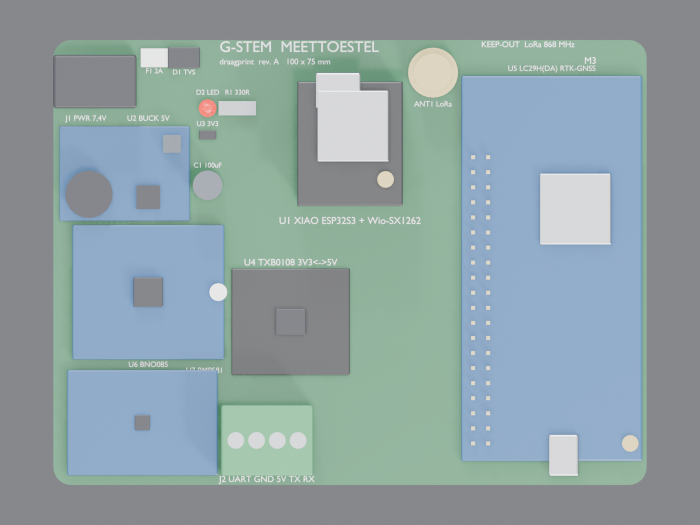
#> input picture documenten/blender/review/top.png, 1400 x 1050 px (shown at 1/2 size)
$ python build-controleblad.py
#> lines starting #> are read from the running program, lines starting #| are printed output that depends on the picture
# -*- coding: utf-8 -*-
"""
Stelt het controleblad samen voor de G-Stem Blender-mock-up.

Leest de review-renders en de gemeten maten (review_metingen.json) en maakt
een geannoteerd blad: bovenaanzicht met maatlijnen en een 10 mm-raster,
voor- en zijaanzicht, een overzicht, en een tabel met gemeten versus
datasheet-maten.

> Let op: de map `documenten/blender/` (met de review-renders) is op 2026-10-06
> verwijderd. Dit script is bewaard als naslag maar kan pas opnieuw draaien als
> die renders teruggehaald zijn uit git (commit 28e4fae).

Uitvoeren:  python documenten/scripts/build-controleblad.py
"""

import json
import os
from PIL import Image, ImageDraw, ImageFont

# Script staat in documenten/scripts/.
ROOT = os.path.dirname(os.path.dirname(os.path.abspath(__file__)))
REV = os.path.join(ROOT, "blender", "review")  # bron verwijderd; zie docstring
OUT = os.path.join(ROOT, "pcb", "review-mockup-controleblad.png")

DATE = "2026-10-06"
SHEET = (2400, 1700)
BG = (238, 236, 230)
INK = (28, 30, 34)
GREY = (120, 122, 126)
YEL = (255, 205, 60)
RED = (188, 42, 28)
GREEN = (24, 128, 62)

rep = json.load(open(os.path.join(REV, "review_metingen.json"),
                     encoding="utf-8"))
#> (reads documenten/blender/review/review_metingen.json from the repository)


def font(size, bold=False):
    cands = ([r"C:\Windows\Fonts\arialbd.ttf", r"C:\Windows\Fonts\segoeuib.ttf"]
             if bold else
             [r"C:\Windows\Fonts\arial.ttf", r"C:\Windows\Fonts\segoeui.ttf"])
    for c in cands:
        if os.path.exists(c):
            return ImageFont.truetype(c, size)
    try:
        return ImageFont.load_default(size)
    except Exception:
        return ImageFont.load_default()


F = {}


def get_f(k, size, bold=False):
    key = (k, size, bold)
    if key not in F:
        F[key] = font(size, bold)
    return F[key]


class Panel(object):
    """Zet mm-coordinaten om naar pixels van een gerenderd aanzicht."""

    def __init__(self, view, scale, ox, oy):
        v = rep["views"][view]
        self.ppm = v["px_per_mm"]
        self.rx, self.ry = v["res"]
        self.cx, self.cy = v["center"]
        self.s = scale
        self.ox, self.oy = ox, oy

    def px(self, a, b):
        x = self.ox + self.s * (self.rx / 2.0 + (a - self.cx) * self.ppm)
        y = self.oy + self.s * (self.ry / 2.0 - (b - self.cy) * self.ppm)
        return (x, y)

    @property
    def wh(self):
        return (int(self.rx * self.s), int(self.ry * self.s))


def label(d, xy, text, f, fill=INK, anchor="la", shadow=False):
    if shadow:
        d.text((xy[0] + 1, xy[1] + 1), text, font=f, fill=(0, 0, 0),
               anchor=anchor)
    d.text(xy, text, font=f, fill=fill, anchor=anchor)


def dim_h(d, p, y_mm, x1_mm, x2_mm, text, f, col=RED, tick=6):
    a = p.px(x1_mm, y_mm)
    b = p.px(x2_mm, y_mm)
    d.line([a, b], fill=col, width=2)
    for q in (a, b):
        d.line([(q[0], q[1] - tick), (q[0], q[1] + tick)], fill=col, width=2)
    m = ((a[0] + b[0]) / 2.0, a[1])
    tw = d.textlength(text, font=f)
    d.rectangle([m[0] - tw / 2 - 5, m[1] - 19, m[0] + tw / 2 + 5, m[1] - 1],
                fill=BG)
    d.text((m[0], m[1] - 10), text, font=f, fill=col, anchor="mm")


def dim_v(d, p, x_mm, y1_mm, y2_mm, text, f, col=RED, tick=6):
    a = p.px(x_mm, y1_mm)
    b = p.px(x_mm, y2_mm)
    d.line([a, b], fill=col, width=2)
    for q in (a, b):
        d.line([(q[0] - tick, q[1]), (q[0] + tick, q[1])], fill=col, width=2)
    m = (a[0], (a[1] + b[1]) / 2.0)
    d.rectangle([m[0] - 30, m[1] - 10, m[0] + 30, m[1] + 10], fill=BG)
    d.text((m[0], m[1]), text, font=f, fill=col, anchor="mm")


def main():
    sheet = Image.new("RGB", SHEET, BG)
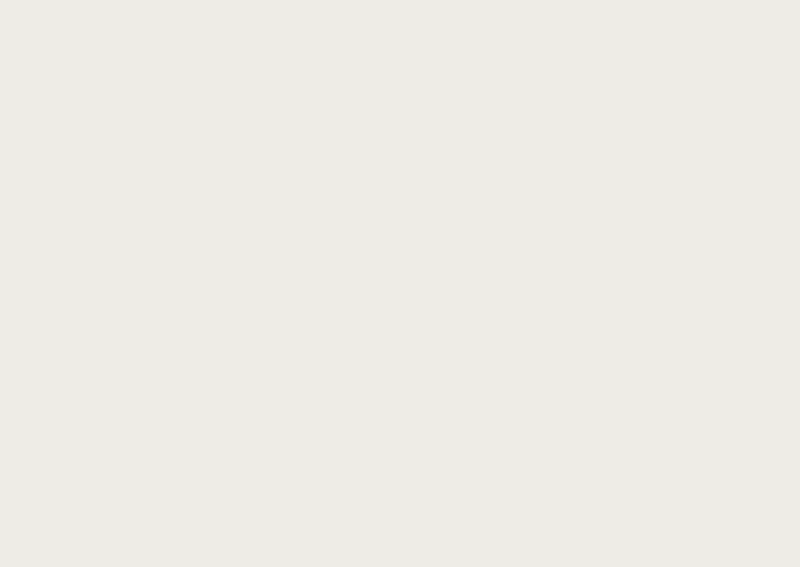
#> sheet: PIL image 2400x1700 RGB (shown at 1/3 size); mean R, G, B 238, 236, 230
    d = ImageDraw.Draw(sheet)

    # ---------------- kop ----------------
    d.rectangle([0, 0, SHEET[0], 78], fill=(30, 32, 36))
    d.text((40, 16), "G-STEM  draagprint  -  controleblad Blender-mock-up",
           font=get_f("t", 34, True), fill=(240, 240, 238))
    n_err = len(rep["errors"])
    n_lab = len(rep["bad_labels"]) + len(rep["label_conflicts"])
    n_ovl = len(rep["bad_overlaps"])
    ok = (n_err == 0 and n_lab == 0 and n_ovl == 0)
    d.text((SHEET[0] - 40, 26),
           "controle: %s   (%d maatafwijkingen, %d labelconflicten, "
           "%d overlap)   %s" % ("ALLES OK" if ok else "FOUTEN",
                                 n_err, n_lab, n_ovl, DATE),
           font=get_f("s", 20, True), fill=(120, 220, 150) if ok else
           (255, 140, 120), anchor="ra")

    # ---------------- bovenaanzicht ----------------
    top = Panel("top", 0.86, 50, 110)
    img = Image.open(os.path.join(REV, "top.png")).convert("RGB")
    img = img.resize(top.wh, Image.LANCZOS)
#> img: PIL image 1204x903 RGB
    sheet.paste(img, (int(top.ox), int(top.oy)))
    d.rectangle([top.ox, top.oy, top.ox + top.wh[0], top.oy + top.wh[1]],
                outline=(150, 148, 142), width=2)
    d.text((top.ox, top.oy + top.wh[1] + 8),
           "1. Bovenaanzicht (orthografisch, maatvast)",
           font=get_f("c", 20, True), fill=INK)

    # 10 mm-raster over de print
    for x in range(-50, 51, 10):
        a = top.px(x, -37.5)
        b = top.px(x, 37.5)
        d.line([a, b], fill=(255, 255, 255, 40), width=1)
    for y in range(-30, 31, 10):
        a = top.px(-50, y)
        b = top.px(50, y)
        d.line([a, b], fill=(255, 255, 255, 40), width=1)

    # bordafmetingen
    dim_h(d, top, -42.5, -50, 50, "100,0 mm", get_f("d", 19, True))
    dim_v(d, top, -55.5, -37.5, 37.5, "75,0", get_f("d", 18, True))

    # M3-gat detail
    hx, hy = 46.0, 33.5
    c = top.px(hx, hy)
    r = 1.6 * top.ppm * top.s
    d.ellipse([c[0] - r, c[1] - r, c[0] + r, c[1] + r], outline=YEL, width=3)
    r2 = 4 * top.ppm * top.s
    d.ellipse([c[0] - r2, c[1] - r2, c[0] + r2, c[1] + r2], outline=YEL,
              width=1)
    d.line([c, (c[0] - 120, c[1] - 90)], fill=YEL, width=2)
    label(d, (c[0] - 125, c[1] - 96),
          "4x M3:  Ø3,2  op 4 mm van de rand", get_f("a", 17, True),
          fill=(60, 50, 10), anchor="ra", shadow=False)

    # maatlijnen over de modules
    parts = {p["name"]: p for p in rep["parts"]}
    callouts = [
        ("Draagprint", True, True), ("U5_gnss_pcb", True, True),
        ("U6_bno085_pcb", True, True), ("U7_bmp581_pcb", True, False),
        ("U1_xiao_pcb", True, True), ("U2_buck_pcb", True, False),
        ("U4_txb_pcb", True, False), ("J2_term_body", True, False),
        ("J1_barrel_body", True, False), ("U3_ldo", False, False),
        ("C1_elco", False, False), ("F1_ptc", False, False),
        ("D1_tvs", False, False), ("U1_sx1262", False, False),
    ]
    for name, do_w, do_h in callouts:
        p = parts.get(name)
        if not p or name == "Draagprint":
            continue
        w, h = p["got"][0], p["got"][1]
        cx, cy = p["center"]
        f = get_f("m", 16, True)
        if do_w:
            dim_h(d, top, cy, cx - w / 2.0, cx + w / 2.0,
                  "%.1f" % w, f, col=YEL, tick=5)
        if do_h:
            dim_v(d, top, cx, cy - h / 2.0, cy + h / 2.0,
                  "%.1f" % h, f, col=YEL, tick=5)

    # ---------------- voor- en zijaanzicht ----------------
    fr = Panel("front", 0.70, 1330, 110)
    img = Image.open(os.path.join(REV, "front.png")).convert("RGB")
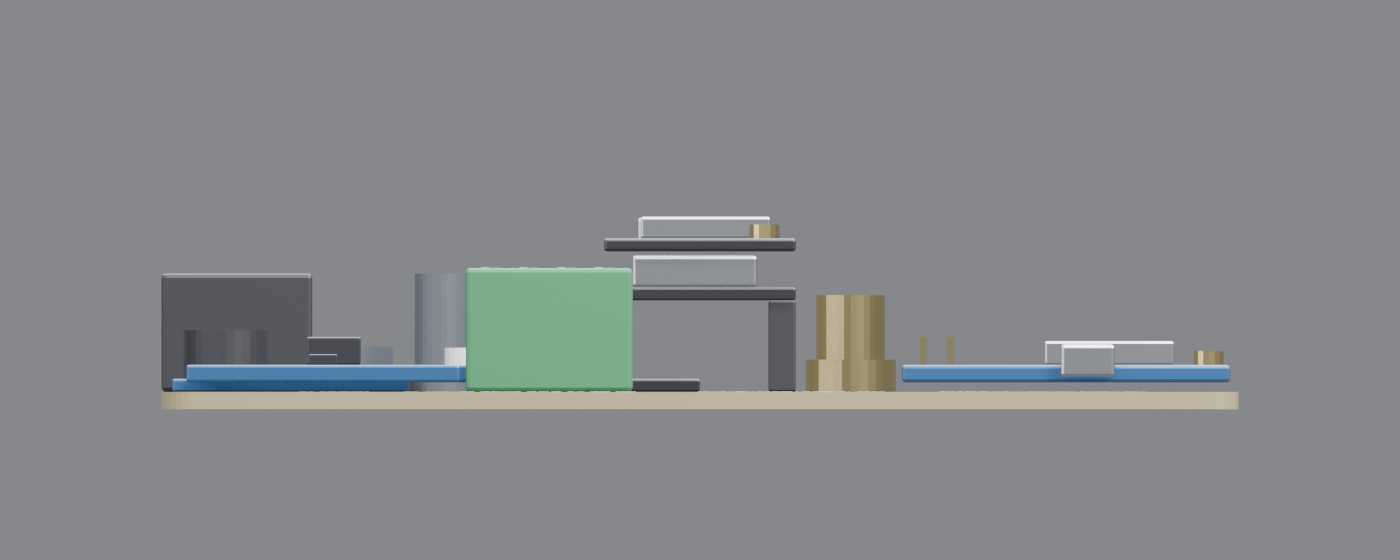
#> input picture documenten/blender/review/front.png, 1400 x 560 px
#> img: PIL image 1400x560 RGB
    sheet.paste(img.resize(fr.wh, Image.LANCZOS),
                (int(fr.ox), int(fr.oy)))
    d.rectangle([fr.ox, fr.oy, fr.ox + fr.wh[0], fr.oy + fr.wh[1]],
                outline=(150, 148, 142), width=2)
    d.text((fr.ox, fr.oy + fr.wh[1] + 8),
           "2. Vooraanzicht vanaf de voorzijde (X-Z)",
           font=get_f("c", 20, True), fill=INK)
    st = rep["stack"]
    htot = st.get("total_height_mm", 0)
    dim_v(d, fr, 52, 0, htot, "%.2f" % htot, get_f("d", 18, True))
    dim_h(d, fr, -12, -50, 50, "100,0 mm", get_f("d", 18, True))
    d.text((fr.ox, fr.oy + fr.wh[1] + 34),
           "XIAO-socket %.1f mm hoog; kit-draagprint rust op de sockets "
           "(gap %.1f mm); totale stapel %.2f mm"
           % (st["U1_sock_1"][1] - st["U1_sock_1"][0],
              st.get("kit_on_socket_gap", 0), htot),
           font=get_f("a", 17), fill=(40, 40, 44))

    sd = Panel("side", 0.70, 1330, 560)
    img = Image.open(os.path.join(REV, "side.png")).convert("RGB")
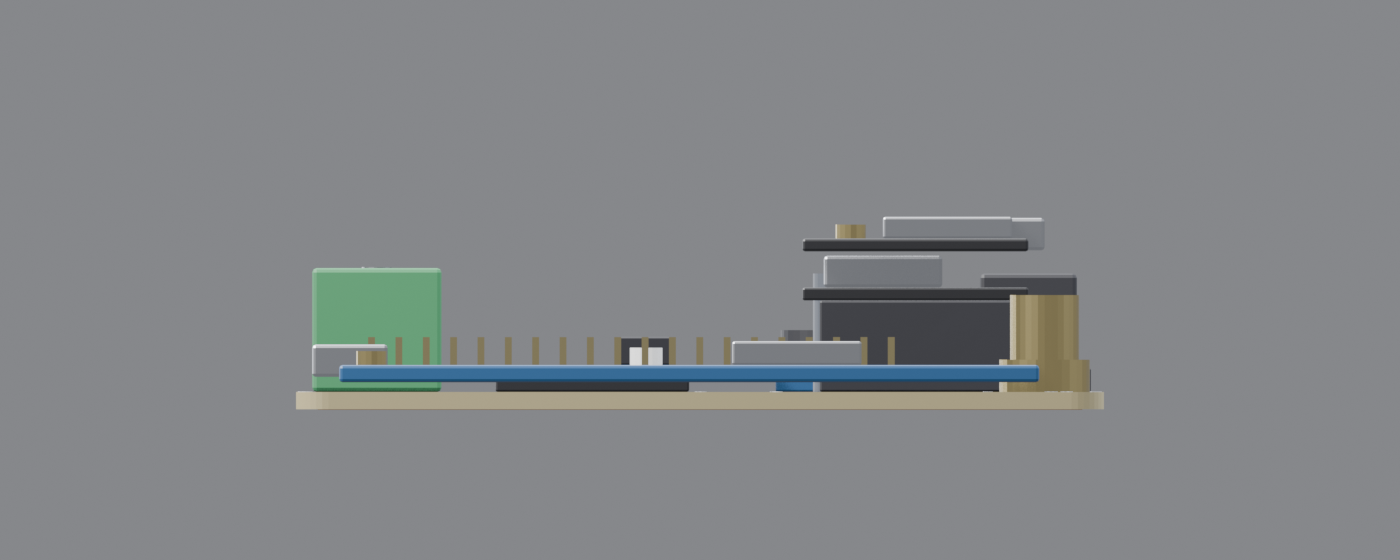
#> input picture documenten/blender/review/side.png, 1400 x 560 px
    sheet.paste(img.resize(sd.wh, Image.LANCZOS),
                (int(sd.ox), int(sd.oy)))
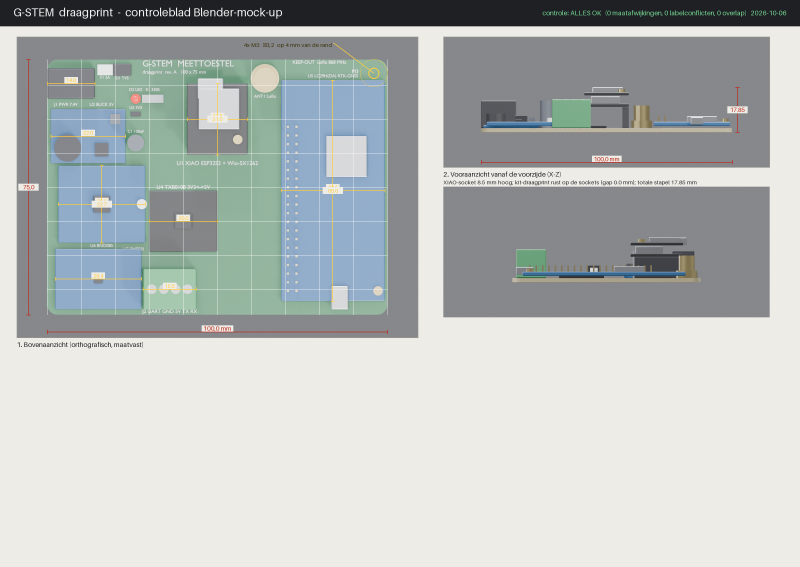
#> sheet: PIL image 2400x1700 RGB (shown at 1/3 size); mean R, G, B 184.4, 188.4, 186.4
    d.rectangle([sd.ox, sd.oy, sd.ox + sd.wh[0], sd.oy + sd.wh[1]],
                outline=(150, 148, 142), width=2)
    d.text((sd.ox, sd.oy + sd.wh[1] + 8),
           "3. Zijaanzicht vanaf rechts (Y-Z)",
           font=get_f("c", 20, True), fill=INK)
    dim_h(d, sd, -12, -37.5, 37.5, "75,0 mm", get_f("d", 18, True))

    # ---------------- overzicht ----------------
    iso = Image.open(os.path.join(REV, "iso.png")).convert("RGB")
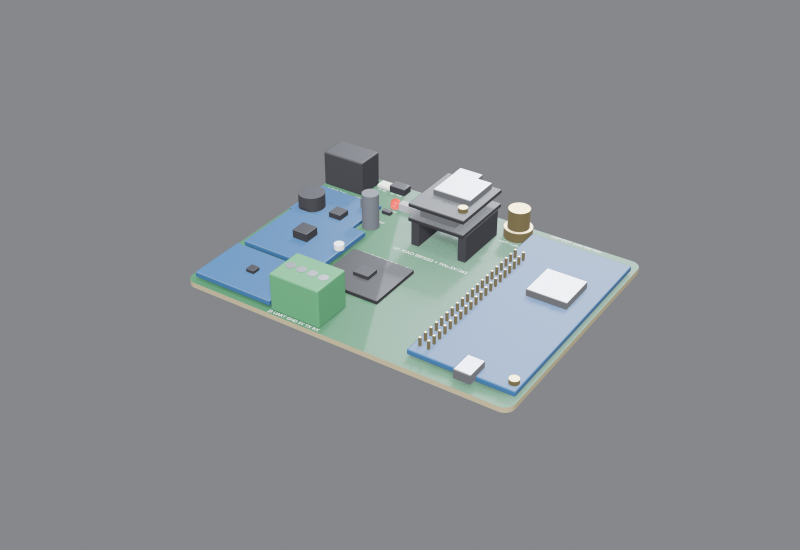
#> input picture documenten/blender/review/iso.png, 1600 x 1100 px (shown at 1/2 size)
    iw = 1000
    ih = int(iso.height * iw / float(iso.width))
#> ih = 687
    if 980 + ih > SHEET[1] - 30:
        ih = SHEET[1] - 30 - 980
        iw = int(iso.width * ih / float(iso.height))
    sheet.paste(iso.resize((iw, ih), Image.LANCZOS), (1330, 980))
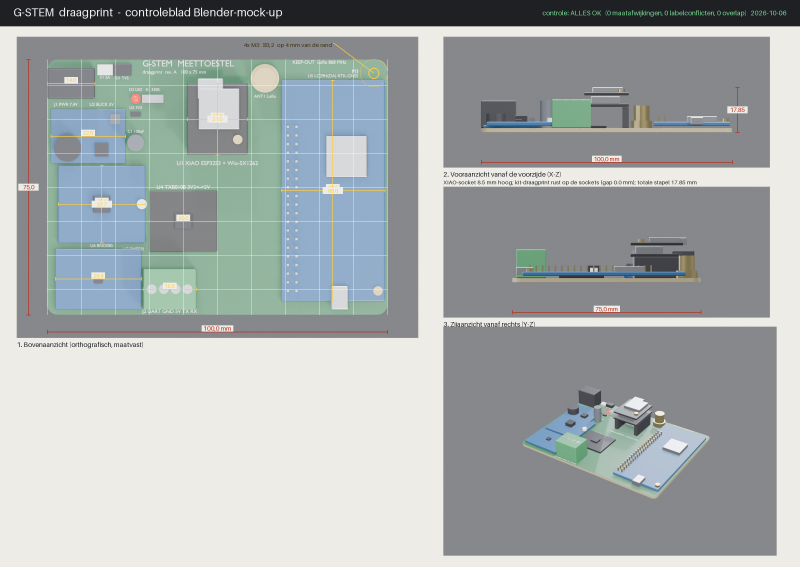
#> sheet: PIL image 2400x1700 RGB (shown at 1/3 size); mean R, G, B 167.3, 172.3, 171.8
    d.rectangle([1330, 980, 1330 + iw, 980 + ih], outline=(150, 148, 142),
                width=2)
    d.text((1330, 980 + ih + 6), "4. Overzicht (print zonder toebehoren)",
           font=get_f("c", 20, True), fill=INK)

    # ---------------- tabel ----------------
    tx, ty = 60, 1090
    d.text((tx, ty - 34), "5. Gemeten maten tegenover de datasheet",
           font=get_f("c", 20, True), fill=INK)
    cols = [(tx, "onderdeel"), (tx + 300, "gemeten (mm)"),
            (tx + 560, "datasheet (mm)"), (tx + 830, "")]
    d.line([(tx, ty), (tx + 900, ty)], fill=INK, width=2)
    for cx0, name in cols:
        d.text((cx0, ty + 6), name, font=get_f("h", 17, True), fill=GREY)
    y = ty + 34
    rows = []
    for p in rep["parts"]:
        rows.append((p["name"], "%.1f x %.1f x %.1f" % tuple(p["got"]),
                     "%.1f x %.1f x %.1f" % tuple(p["exp"]), p["ok"]))
    rows.append(("-- XIAO-stapel", "kit op socket: %.1f mm" %
                 st.get("kit_on_socket_gap", 0), "0,0 mm (rust op socket)",
                 abs(st.get("kit_on_socket_gap", 0)) < 0.01))
    rows.append(("-- totale hoogte", "%.2f mm" % htot, "± 21 mm (incl. USB)",
                 True))
    for name, got, exp, ook in rows:
        if ook:
            d.ellipse([tx - 14, y + 4, tx - 2, y + 16], fill=GREEN)
        else:
            d.ellipse([tx - 14, y + 4, tx - 2, y + 16], fill=RED)
        d.text((tx, y), name, font=get_f("r", 16), fill=INK)
        d.text((tx + 300, y), got, font=get_f("r", 16), fill=INK)
        d.text((tx + 560, y), exp, font=get_f("r", 16), fill=GREY)
        if not ook:
            d.text((tx + 830, y), "AFWIJKING", font=get_f("r", 15, True),
                   fill=RED)
        d.line([(tx, y + 22), (tx + 900, y + 22)], fill=(205, 203, 197),
               width=1)
        y += 24
#> this loop made 18 passes
#> (name, exp, y) on passes 1 to 12: ('Draagprint', '100.0 x 75.0 x 1.6', 1148), ('U1_xiao_pcb', '17.8 x 21.0 x 1.2', 1172), ('U1_kit_pcb', '17.8 x 21.0 x 1.2', 1196), ('U1_sx1262', '11.6 x 11.0 x 3.0', 1220), ('U6_bno085_pcb', '25.6 x 22.7 x 1.6', 1244), ('U7_bmp581_pcb', '25.4 x 17.8 x 1.6', 1268), ('U5_gnss_pcb', '30.5 x 65.0 x 1.6', 1292), ('U2_buck_pcb', '22.0 x 16.0 x 1.2', 1316), ('U4_txb_pcb', '20.0 x 18.0 x 1.2', 1340), ('J2_term_body', '15.5 x 12.0 x 11.5', 1364), ('J1_barrel_body', '14.0 x 9.0 x 11.0', 1388), ('F1_ptc', '4.6 x 3.2 x 1.1', 1412)
#> (name, got, exp, y) on passes 17 to 18: ('-- XIAO-stapel', 'kit op socket: 0.0 mm', '0,0 mm (rust op socket)', 1532), ('-- totale hoogte', '17.85 mm', '± 21 mm (incl. USB)', 1556)
#> after the loop, y = 1556

    # legenda
    ly = y + 16
#> ly = 1572
    d.ellipse([tx, ly + 3, tx + 12, ly + 15], fill=GREEN)
    d.text((tx + 20, ly), "gemeten = datasheet", font=get_f("r", 16), fill=INK)
    d.ellipse([tx + 260, ly + 3, tx + 272, ly + 15], fill=YEL)
    d.text((tx + 280, ly), "maatlijn (mm)", font=get_f("r", 16), fill=INK)
    d.ellipse([tx + 470, ly + 3, tx + 482, ly + 15], fill=RED)
    d.text((tx + 490, ly), "buitenmaat / controle", font=get_f("r", 16),
           fill=INK)
    d.text((tx, ly + 30),
           "Alle maten in mm. De plaatsing van de onderdelen op de print is "
           "een VOORSTEL: de KiCad-layout bestaat nog niet.",
           font=get_f("r", 16, True), fill=(150, 40, 30))

    sheet.save(OUT)
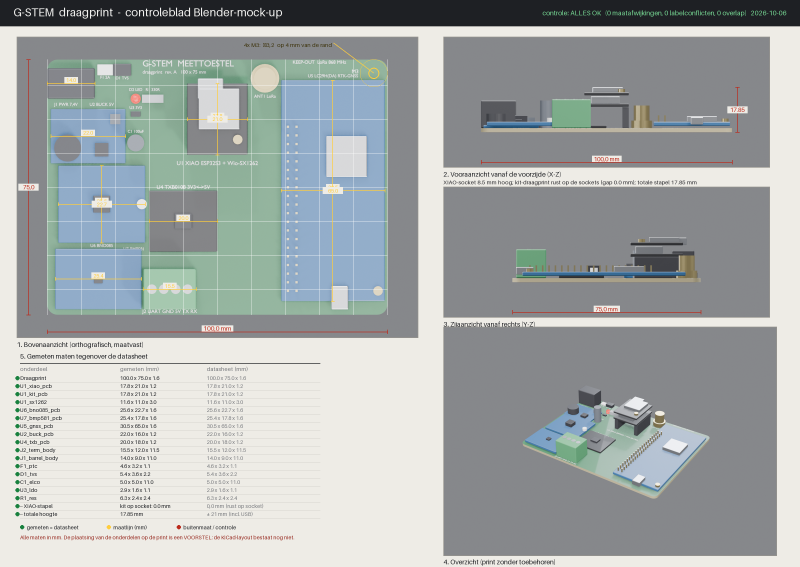
#> saved as review-mockup-controleblad.png: PIL image 2400x1700 RGB (shown at 1/3 size); mean R, G, B 165.9, 170.9, 170.4
    print("controleblad:", OUT, sheet.size)
#| controleblad: documenten/pcb/review-mockup-controleblad.png (2400, 1700)


main()
